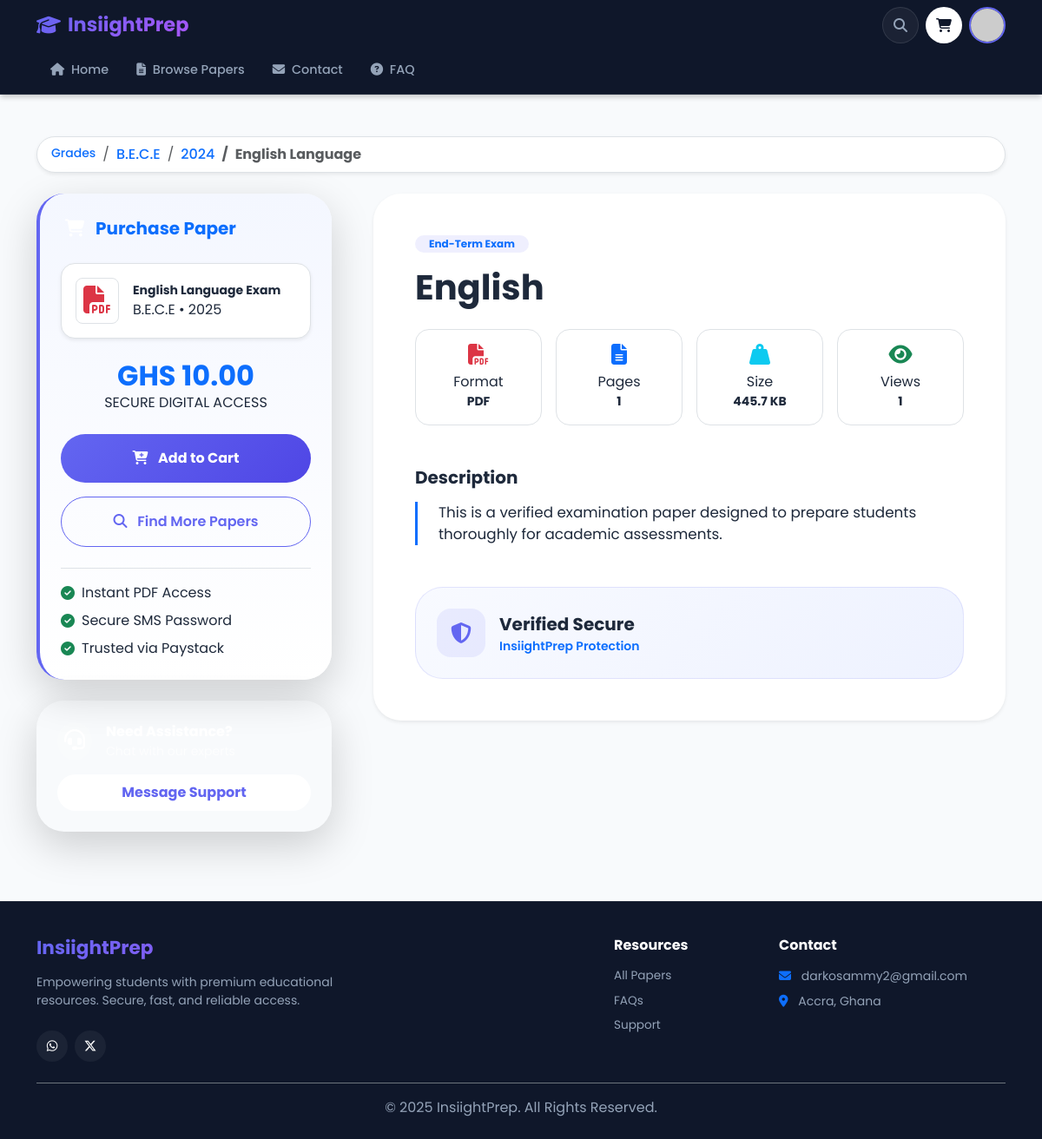
/bece/2024/english-language/7bfd0efb-cb83-41c4-8bfc-a2e62ec3dc46/ (signed in), run on an earlier commit of the app's database.
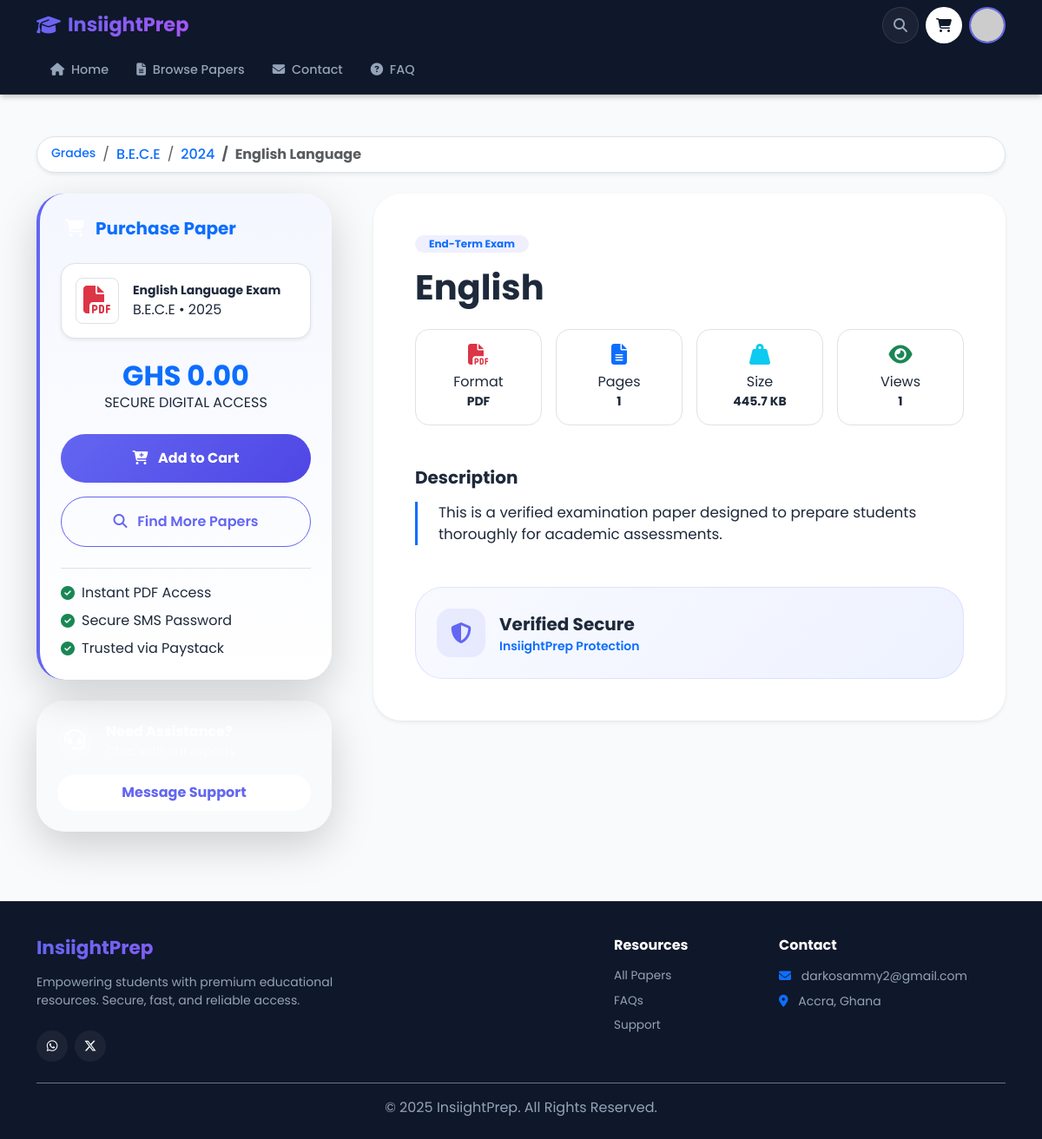
And on a later commit of the database.
### shop/models.py (models this page shows, shortened)
class QuestionPaper(models.Model):
    title = models.CharField(max_length=200)
    description = models.TextField(blank=True)
    class_level = models.ForeignKey(Classes, related_name='papers', on_delete=models.PROTECT)
    term = models.ForeignKey(Term, related_name='papers', on_delete=models.PROTECT)
    subject = models.ForeignKey(Subject, related_name='papers', on_delete=models.PROTECT)
    slug = models.SlugField(max_length=200, unique=True, blank=True)
    year = models.IntegerField(default=timezone.now().year)
    exam_type = models.CharField(
        max_length=50,
        choices=[
            ('midterm', 'Mid-Term Exam'),
            ('endterm', 'End-Term Exam'),
            ('cat', 'CAT'),
            ('assignment', 'Assignment'),
            ('final', 'Final Exam'),
            ('mock', 'Mock Exam'),
            ('others', 'Others'),
        ],
        default='endterm'
    )
    price = models.DecimalField(max_digits=10, decimal_places=2)
    pdf_file = models.FileField(upload_to='question_papers/', max_length=500)
    password = models.CharField(max_length=50, blank=True)
    is_paid = models.BooleanField(default=True)
    is_available = models.BooleanField(default=True)
    file_size = models.CharField(max_length=20, blank=True, editable=False)
    pages = models.IntegerField(default=1)
    created_at = models.DateTimeField(auto_now_add=True)
    updated_at = models.DateTimeField(auto_now=True)
    views = models.IntegerField(default=0)
    class Meta:
        ordering = ('class_level', 'term', 'subject', 'title')
        verbose_name = 'Question Paper'
        verbose_name_plural = 'Question Papers'

class Classes(models.Model):
    name = models.CharField(max_length=100, help_text="e.g., JHS 1, Basic 7")
    slug = models.SlugField(max_length=100, unique=True)
    description = models.TextField(blank=True)
    class Meta:
        verbose_name = 'Class (Grade)'
        verbose_name_plural = 'Classes (Grades)'
        ordering = ('name',)

class Term(models.Model):
    class_name = models.ForeignKey(Classes, related_name='terms', on_delete=models.CASCADE)
    name = models.CharField(max_length=50, help_text="e.g., Term 1, Term 2")
    slug = models.SlugField(max_length=50)
    class Meta:
        verbose_name_plural = 'Terms'
        unique_together = ('class_name', 'slug')
        ordering = ('name',)

class Subject(models.Model):
    name = models.CharField(max_length=100)
    slug = models.SlugField(max_length=100, unique=True)
    class Meta:
        verbose_name_plural = 'Subjects'
        ordering = ('name',)

### shop/views.py (the view)
def paper_detail(request, class_slug, term_slug, subject_slug, paper_slug):
    paper = get_object_or_404(QuestionPaper, class_level__slug=class_slug, term__slug=term_slug, subject__slug=subject_slug, slug=paper_slug, is_available=True)
    return render(request, 'shop/paper_detail.html', {'paper': paper, 'cart_paper_form': CartAddPaperForm()})

### shop/cart.py (called while the page is built)
    def __len__(self):
        return sum(item['quantity'] for item in self.cart.values())

### shop/context_processors.py (called while the page is built)
def current_year(request):
    return {
        'current_year': timezone.now().year
    }

def cart(request):
    return {'cart': Cart(request)}

### shop/templates/shop/paper_detail.html (shortened to what the changed rows need)
{% extends 'base.html' %}
{% load static %}
{% block content %}
<div class="container py-5">
    <nav aria-label="breadcrumb" class="mb-4 animate__animated animate__fadeIn">
        <ol class="breadcrumb bg-white px-3 py-2 rounded-pill shadow-sm border">
            <li class="breadcrumb-item small">
                <a href="{% url 'shop:class_list' %}" class="text-decoration-none text-primary fw-medium">Grades</a>
            </li>
            <li class="breadcrumb-item">
                <a href="{% url 'shop:term_list' paper.class_level.slug %}" class="text-decoration-none text-primary fw-medium">
                    {{ paper.class_level.name }}
                </a>
            </li>
            <li class="breadcrumb-item">
                <a href="{% url 'shop:subject_list' paper.class_level.slug paper.term.slug %}" class="text-decoration-none text-primary fw-medium">
                    {{ paper.term.name }}
                </a>
            </li>
            <li class="breadcrumb-item active fw-bold text-slate-600">{{ paper.subject.name }}</li>
        </ol>
    </nav>
    <div class="row g-5 flex-column flex-lg-row">
        <div class="col-lg-4 animate__animated animate__fadeInLeft">
            <div class="sticky-top" style="top: 100px;">
                <div class="modern-card purchase-column p-4 shadow-lg rounded-5 mb-4">
                    <div class="d-flex align-items-center gap-3 mb-4 p-3 bg-white rounded-4 border shadow-sm">
                        <div class="overflow-hidden">
                            <div class="fw-bold small text-slate-800 text-truncate">{{ paper.subject.name }} Exam</div>
                            <div class="x-small text-slate-500">{{ paper.class_level.name }} • {{ paper.year }}</div>
                        </div>
                    </div>
                    <div class="text-center mb-4">
                        <div class="h2 fw-bold text-primary mb-0">GHS {{ paper.price }}</div>
                        <div class="x-small text-slate-400 text-uppercase tracking-wider">Secure Digital Access</div>
                    </div>
                </div>
            </div>
        </div>
        <div class="col-lg-8 animate__animated animate__fadeInRight">
            <div class="modern-card p-4 p-md-5 bg-white rounded-5 shadow-sm">
                <div class="d-flex align-items-center gap-2 mb-3">
                    <span class="badge bg-primary-soft text-primary rounded-pill px-3">
                        {{ paper.get_exam_type_display }}
                    </span>
                    <span class="badge bg-slate-100 text-slate-600 rounded-pill px-3">
                    </span>
                </div>
                <h1 class="display-6 fw-bold mb-4 text-slate-800">{{ paper.title }}</h1>
                <div class="row g-3 mb-5">
                    <div class="col-6 col-md-3">
                    </div>
                    <div class="col-6 col-md-3">
                        <div class="p-3 bg-slate-50 border rounded-4 text-center h-100 hover-bg-white">
                            <i class="fas fa-file-lines text-primary fs-4 mb-2"></i>
                            <div class="x-small text-slate-400">Pages</div>
                            <div class="fw-bold small">{{ paper.pages }}</div>
                        </div>
                    </div>
                    <div class="col-6 col-md-3">
                        <div class="p-3 bg-slate-50 border rounded-4 text-center h-100 hover-bg-white">
                            <i class="fas fa-weight-hanging text-info fs-4 mb-2"></i>
                            <div class="x-small text-slate-400">Size</div>
                            <div class="fw-bold small">{{ paper.file_size|default:"1.2 MB" }}</div>
                        </div>
                    </div>
                    <div class="col-6 col-md-3">
                        <div class="p-3 bg-slate-50 border rounded-4 text-center h-100 hover-bg-white">
                            <i class="fas fa-eye text-success fs-4 mb-2"></i>
                            <div class="x-small text-slate-400">Views</div>
                            <div class="fw-bold small">{{ paper.views }}</div>
                        </div>
                    </div>
                </div>
                <div class="mb-5">
                    <h5 class="fw-bold mb-3">Description</h5>
                    <p class="text-slate-500 lead-sm ps-4 border-start border-3 border-primary">
                        {{ paper.description|default:"This is a verified examination paper designed to prepare students thoroughly for academic assessments." }}
                    </p>
                </div>
                <div class="security-banner p-4 rounded-5">
                    <div class="d-flex align-items-center gap-3">
                    </div>
                </div>
            </div>
        </div>
    </div>
</div>
{% endblock %}

What changed in the data, as far as the page shows it:
changed QuestionPaper "English": price "10.00" → "0.00"
